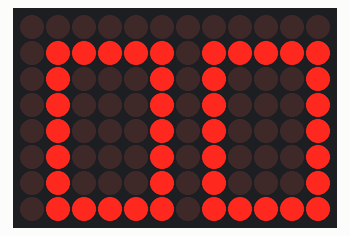
Recording of a sketch running on a simulated Arduino Uno R4 WiFi. Shown: 12×8 LED matrix.

Above: at 0.1 s.
At 4.1 s:
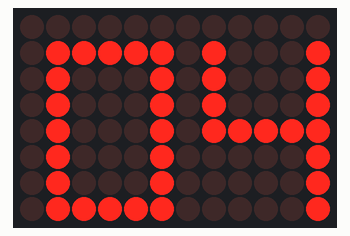
At 9.1 s:
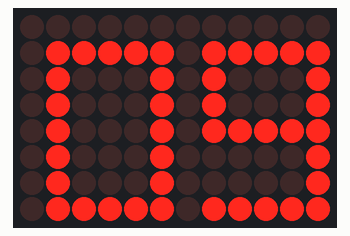
At 19.1 s:
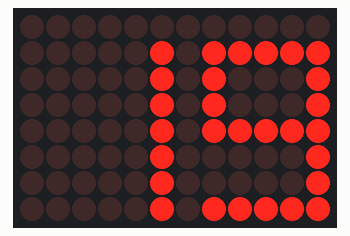
At 29.1 s:
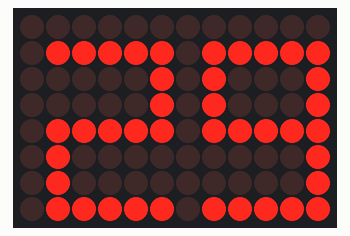
At 39.1 s:
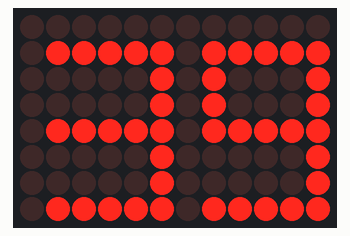

The sketch:

Count2.ino
```cpp
/* Count from 00 to 99 on the UNO R4 WiFi LED Matrix.
 * An array stores 10 double-digit numbers, from 00 to 99. Then left and right
 * mask arrays are used to mask undesired digits using bitwise AND (&). The
 * masked arrays are merged back again using bitwise OR (^) to generate the
 * correct number to display.
 */
#include "Arduino_LED_Matrix.h"

#define RIGHT 0
#define LEFT  1

ArduinoLEDMatrix matrix;

const uint32_t clear[3] = {0x0, 0x0, 0x0};

const uint32_t numbers[10][3] = {
  {0x0007DF45, 0x14514514, 0x514517DF},  // 00
  {0x00004104, 0x10410410, 0x41041041},  // 11
  {0x0007DF04, 0x10417DF4, 0x104107DF},  // 22
  {0x0007DF04, 0x10417DF0, 0x410417DF},  // 33
  {0x00045145, 0x14517DF0, 0x41041041},  // 44
  {0x0007DF41, 0x04107DF0, 0x410417DF},  // 55
  {0x0007DF41, 0x04107DF4, 0x514517DF},  // 66
  {0x0007DF04, 0x10410410, 0x41041041},  // 77
  {0x0007DF45, 0x14517DF4, 0x514517DF},  // 88
  {0x0007DF45, 0x14517DF0, 0x410417DF}   // 99
};

/* right Mask has one-bits on left-half of frame and zero-bits on the right-half,
 * thus masking bits on the right-half, and left Mask has the opposite */
const uint32_t Mask[2][3] = {
  {0x0007C07C, 0x07C07C07, 0xC07C07C0}, // right
  {0x00001F01, 0xF01F01F0, 0x1F01F01F}  // left
};

void joinFrames(int tens, int ones, uint32_t joined[])
{
  for (int i=0; i < 3; ++i)
    joined[i] = (numbers[tens][i] & Mask[RIGHT][i]) ^ (numbers[ones][i] & Mask[LEFT][i]);
}

void setup() {
  Serial.begin(115200);
  matrix.begin();
}

void loop()
{
  uint32_t frame[3];

  for (int i=0; i < 10; ++i)
    for (int j=0; j < 10; ++ j) {
      joinFrames(i, j, frame);
      matrix.loadFrame(frame);
      delay(1000);
    }
}
```

Measured:
- what the display in image 1 shows lasts 1.0 s, from 4.0 s to 5.0 s
